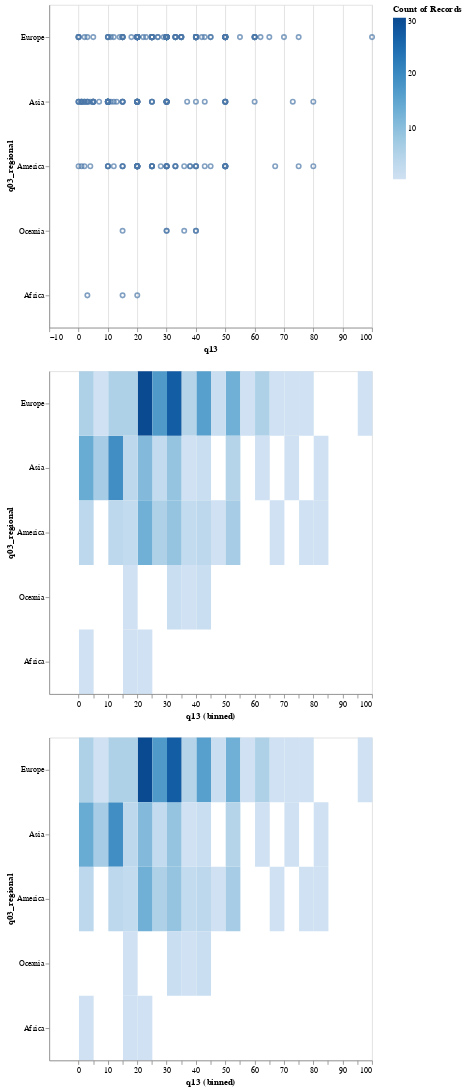

Notebook code cell kept with this figure:
### Code cell
q = "q03_regional != 'Prefer not to answer'"
q03_data = q13_data.query(q)
heatmap(q03_data, x="q13", y="q03_regional")

### Figure 1 — Vega-Lite specification as saved in the notebook (floating-point values rounded to 4 significant figures; data arrays with more than 128 entries replaced by an {"elided": "..."} marker saying what was removed)
{"config": {"view": {"continuousWidth": 300, "continuousHeight": 300}}, "vconcat": [{"mark": {"type": "point"}, "encoding": {"x": {"field": "q13", "scale": {"domain": [-10, 100]}, "type": "quantitative"}, "y": {"field": "q03_regional", "sort": ["Europe", "Asia", "America", "Oceania", "Africa", "Prefer not to answer"], "type": "ordinal"}}, "height": 400, "width": 400}, {"mark": {"type": "rect"}, "encoding": {"color": {"aggregate": "count", "scale": {"scheme": "blues"}, "type": "quantitative"}, "x": {"bin": {"step": 5}, "field": "q13", "scale": {"domain": [-10, 100]}, "type": "quantitative"}, "y": {"field": "q03_regional", "sort": ["Europe", "Asia", "America", "Oceania", "Africa", "Prefer not to answer"], "type": "ordinal"}}, "height": 400, "width": 400}, {"mark": {"type": "rect"}, "encoding": {"color": {"aggregate": "count", "scale": {"scheme": "blues"}, "type": "quantitative"}, "x": {"bin": {"step": 5}, "field": "q13", "scale": {"domain": [-10, 100]}, "type": "quantitative"}, "y": {"field": "q03_regional", "sort": ["Europe", "Asia", "America", "Oceania", "Africa", "Prefer not to answer"], "type": "ordinal"}}, "height": 400, "width": 400}], "data": {"name": "data-b267c39f5569f6ed0a859c0d9337f99a"}, "$schema": "https://vega.github.io/schema/vega-lite/v5.8.0.json", "datasets": {"data-b267c39f5569f6ed0a859c0d9337f99a": {"elided": "284 records"}}}
